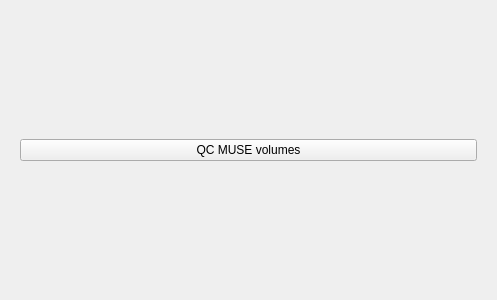
<?xml version="1.0" encoding="UTF-8"?>
<ui version="4.0">
 <class>Form</class>
 <widget class="QWidget" name="Form">
  <property name="geometry">
   <rect>
    <x>0</x>
    <y>0</y>
    <width>497</width>
    <height>300</height>
   </rect>
  </property>
  <property name="windowTitle">
   <string>Compute SPAREs</string>
  </property>
  <layout class="QVBoxLayout" name="verticalLayout_2">
   <item>
    <widget class="QStackedWidget" name="stackedWidget">
     <property name="styleSheet">
      <string notr="true"/>
     </property>
     <property name="currentIndex">
      <number>0</number>
     </property>
     <widget class="QWidget" name="page">
      <layout class="QVBoxLayout" name="verticalLayout_3">
       <item>
        <spacer name="verticalSpacer_2">
         <property name="orientation">
          <enum>Qt::Vertical</enum>
         </property>
         <property name="sizeHint" stdset="0">
          <size>
           <width>20</width>
           <height>40</height>
          </size>
         </property>
        </spacer>
       </item>
       <item>
        <widget class="QPushButton" name="doQC_Btn">
         <property name="text">
          <string>QC MUSE volumes</string>
         </property>
        </widget>
       </item>
       <item>
        <spacer name="verticalSpacer">
         <property name="orientation">
          <enum>Qt::Vertical</enum>
         </property>
         <property name="sizeHint" stdset="0">
          <size>
           <width>20</width>
           <height>40</height>
          </size>
         </property>
        </spacer>
       </item>
      </layout>
     </widget>
     <widget class="QWidget" name="page_2">
      <layout class="QVBoxLayout" name="verticalLayout"/>
     </widget>
    </widget>
   </item>
  </layout>
 </widget>
 <resources/>
 <connections/>
</ui>
